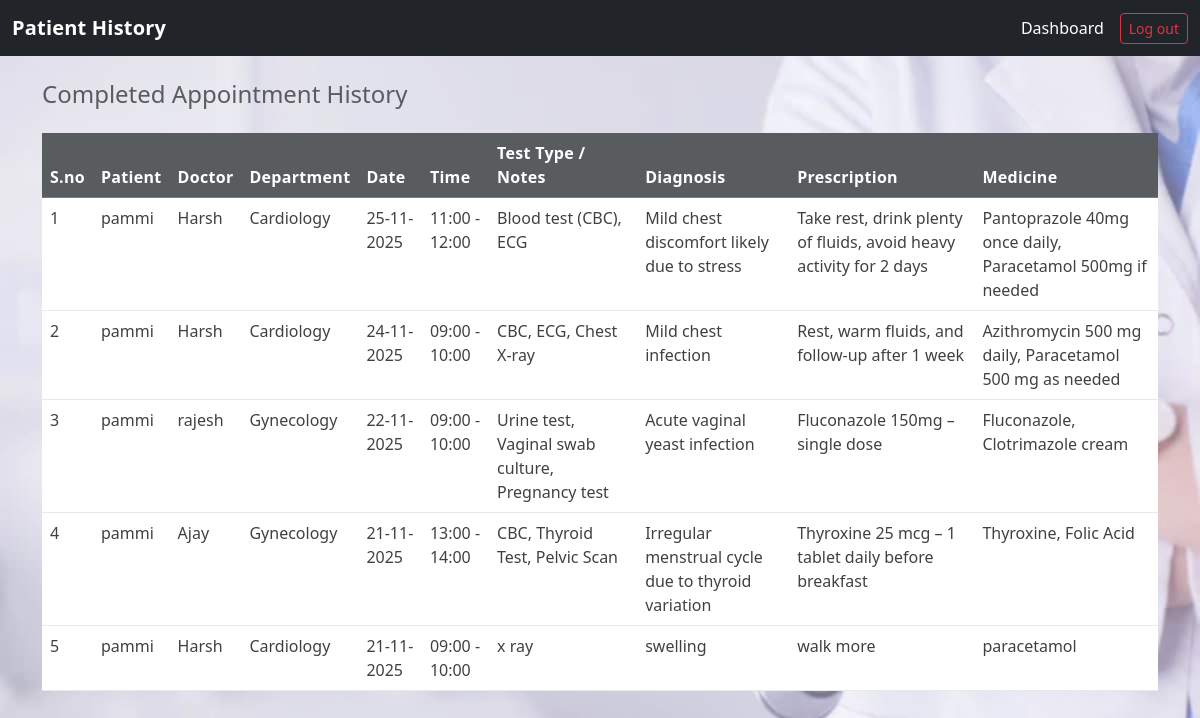
/patient/1/history, run on the app's committed database.
### models.py (models this page shows)
class Appointment(db.Model):
    __tablename__ = "appointment"
    id         = db.Column(db.Integer, primary_key=True)
    patient_id = db.Column(db.Integer, db.ForeignKey("patient.id"), nullable=False, index=True)
    doctor_id  = db.Column(db.Integer, db.ForeignKey("doctor.id"),  nullable=False, index=True)
    date       = db.Column(db.Date,  nullable=False, index=True)
    start_time = db.Column(db.Time,  nullable=False)
    end_time   = db.Column(db.Time,  nullable=False)
    status     = db.Column(db.String(20), default="Booked")  # Booked / Completed / Cancelled / Not Visited
    notes      = db.Column(db.Text)
    diagnosis    = db.Column(db.Text)
    prescription = db.Column(db.Text)
    medicine     = db.Column(db.Text)

class Patient(db.Model):
    __tablename__ = "patient"
    id = db.Column(db.Integer, primary_key=True)
    email = db.Column(db.String(120), unique=True, nullable=False)
    username = db.Column(db.String(80), unique=True, nullable=False)
    name = db.Column(db.String(80), nullable=False)
    password = db.Column(db.String(255), nullable=False)
    age = db.Column(db.Integer, nullable=False)
    gender = db.Column(db.String(10), nullable=False)
    is_blacklisted = db.Column(db.Boolean, default=False, nullable=False)
    appointments = db.relationship("Appointment", backref="patient", lazy=True)

class Doctor(db.Model):
    __tablename__ = "doctor"
    id = db.Column(db.Integer, primary_key=True)
    email = db.Column(db.String(120), unique=True, nullable=False)
    username = db.Column(db.String(80), unique=True, nullable=False)
    name = db.Column(db.String(80), nullable=False)
    password = db.Column(db.String(255), nullable=False)
    description = db.Column(db.Text, nullable=False)
    experience = db.Column(db.Integer, nullable=False)
    is_blacklisted = db.Column(db.Boolean, default=False, nullable=False)
    department_id = db.Column(db.Integer, db.ForeignKey("department.id"), nullable=False)
    availabilities = db.relationship("Availability", backref="doctor", lazy=True)
    appointments = db.relationship("Appointment", backref="doctor", lazy=True)

class Department(db.Model):
    __tablename__ = "department"
    id = db.Column(db.Integer, primary_key=True)
    name = db.Column(db.String(80), unique=True, nullable=False)
    overview = db.Column(db.Text, nullable=False)
    doctors = db.relationship("Doctor", backref="department", lazy=True)

### app.py (the view)
@app.route("/patient/<int:patient_id>/history")
def patient_history(patient_id):
    patient = Patient.query.get_or_404(patient_id)
    appointments = (
        Appointment.query
        .filter(
            Appointment.patient_id == patient_id,
            Appointment.status == "Completed",
        )
        .order_by(Appointment.date.desc(), Appointment.start_time.desc())
        .all()
    )
    return render_template(
        "patient_history.html",
        patient=patient,
        appointments=appointments,
    )

### templates/patient_history.html (shortened to what this page needs)
<!doctype html>
<html lang="en">
<head>
    <link rel="stylesheet" href="/static/css/style.css">
    <link href="https://cdn.jsdelivr.net/npm/bootstrap@5.3.3/dist/css/bootstrap.min.css" rel="stylesheet">
</head>
<body>
<nav class="navbar navbar-dark bg-dark">
    <div class="container-fluid">
        <span class="navbar-brand ">Patient History</span>
        <div class="d-flex align-items-center">
            <a href="/patient/{{ patient.id }}/dashboard" class="nav-link text-white me-3">
                Dashboard
            </a>
            <form action="/logout" method="post" class="d-inline">
                <button type="submit" class="btn btn-outline-danger btn-sm">Log out</button>
            </form>
        </div>
    </div>
</nav>
<div class="container mt-4">
    <h4 class="mb-4">Completed Appointment History</h4>
    {% if appointments %}
    <div class="table-responsive">
        <table class="table">
            <thead class="table-dark">
                <tr>
                    <th>S.no</th>
                    <th>Patient</th>
                    <th>Doctor</th>
                    <th>Department</th>
                    <th>Date</th>
                    <th>Time</th>
                    <th>Test Type / Notes</th>
                    <th>Diagnosis</th>
                    <th>Prescription</th>
                    <th>Medicine</th>
                </tr>
            </thead>
            <tbody>
            {% for appt in appointments %}
                <tr>
                    <td>{{ loop.index }}</td>
                    <td>{{ patient.name }}</td>
                    <td>{{ appt.doctor.name }}</td>
                    <td>{{ appt.doctor.department.name }}</td>
                    <td>{{ appt.date.strftime('%d-%m-%Y') }}</td>
                    <td>
                        {{ appt.start_time.strftime('%H:%M') }} -
                        {{ appt.end_time.strftime('%H:%M') if appt.end_time else '' }}
                    </td>
                    <td>{{ appt.notes or "-" }}</td>
                    <td>{{ appt.diagnosis or "-" }}</td>
                    <td>{{ appt.prescription or "-" }}</td>
                    <td>{{ appt.medicine or "-" }}</td>
                </tr>
            {% endfor %}
            </tbody>
        </table>
    </div>
    {% else %}
        <p class="text-muted text-center">No completed appointments yet.</p>
    {% endif %}
</div>
</body>
</html>

### static/css/style.css (style rules this page uses)
body { background: url('/static/images/hosp.jpg') no-repeat center center fixed; background-size: cover; font-family: Arial, Helvetica, sans-serif; min-height: 100vh; color: #212529; }
body::before { content: ""; position: fixed; inset: 0; background: rgba(255, 255, 255, 0.25); pointer-events: none; }
.form-control, .form-select, .btn { border-radius: 10px; }
.navbar .navbar-brand { font-weight: 600; letter-spacing: 0.2px; }
.table thead.table-dark th { letter-spacing: 0.3px; }

### data on the page
Appointment: doctor.name "Harsh", doctor.department.name "Cardiology", date "25-11-2025", start_time "11:00", end_time "12:00", notes "Blood test (CBC), ECG", diagnosis "Mild chest discomfort likely due to stress", prescription "Take rest, drink plenty of fluids, avoid heavy activity for 2 days", medicine "Pantoprazole 40mg once daily, Paracetamol 500mg if needed"
Patient: name "pammi"
Appointment: doctor.name "Harsh", doctor.department.name "Cardiology", date "24-11-2025", start_time "09:00", end_time "10:00", notes "CBC, ECG, Chest X-ray", diagnosis "Mild chest infection", prescription "Rest, warm fluids, and follow-up after 1 week", medicine "Azithromycin 500 mg daily, Paracetamol 500 mg as needed"
Appointment: doctor.name "rajesh", doctor.department.name "Gynecology", date "22-11-2025", start_time "09:00", end_time "10:00", notes "Urine test, Vaginal swab culture, Pregnancy test", diagnosis "Acute vaginal yeast infection", prescription "Fluconazole 150mg – single dose", medicine "Fluconazole, Clotrimazole cream"
Appointment: doctor.name "Ajay", doctor.department.name "Gynecology", date "21-11-2025", start_time "13:00", end_time "14:00", notes "CBC, Thyroid Test, Pelvic Scan", diagnosis "Irregular menstrual cycle due to thyroid variation", prescription "Thyroxine 25 mcg – 1 tablet daily before breakfast", medicine "Thyroxine, Folic Acid"
Appointment: doctor.name "Harsh", doctor.department.name "Cardiology", date "21-11-2025", start_time "09:00", end_time "10:00", notes "x ray", diagnosis "swelling", prescription "walk more", medicine "paracetamol"
